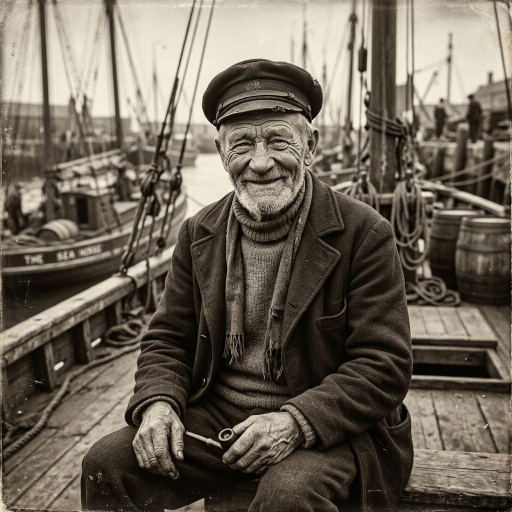
#> input picture samples/01_vintage_portrait.jpg, 1024 x 1024 px (shown at 1/2 size)
$ python -i enhancer.py   (imports and definitions only)
#> lines starting #> are read from the running program, lines starting #| are printed output that depends on the picture
#> further down, picture is the input picture: shape (1024, 1024, 3); mean B, G, R 87.6, 99.9, 108.5
"""Classical (non-learned) image restoration: inpaint, denoise, contrast, sharpen.

Each stage is independently toggleable and runs in a fixed order
(inpaint -> denoise -> contrast -> sharpen) regardless of which are enabled.
"""

import cv2

from .config import (
    CLAHE_CLIP_LIMIT,
    CLAHE_TILE_GRID_SIZE,
    DENOISE_H,
    DENOISE_H_COLOR,
    DENOISE_SEARCH_WINDOW,
    DENOISE_TEMPLATE_WINDOW,
    INPAINT_KERNEL_SIZE,
    INPAINT_RADIUS,
    INPAINT_THRESHOLD,
    SHARPEN_KERNEL,
)


# [17 lines that did not run here, left out]


# [14 lines that did not run here, left out]


def denoise_image(image):
    """Remove noise while preserving edges, via non-local means denoising."""
    return cv2.fastNlMeansDenoisingColored(
        image,
        None,
        DENOISE_H,
        DENOISE_H_COLOR,
        DENOISE_TEMPLATE_WINDOW,
        DENOISE_SEARCH_WINDOW
    )


def enhance_contrast(image):
    """Boost local contrast with CLAHE, applied to the L (lightness)
    channel in LAB space only, so color and saturation aren't affected."""
    lab = cv2.cvtColor(image, cv2.COLOR_BGR2LAB)
#> lab: shape (1024, 1024, 3); mean of channels 0, 1, 2 104.5, 129.4, 136.4
    l, a, b = cv2.split(lab)
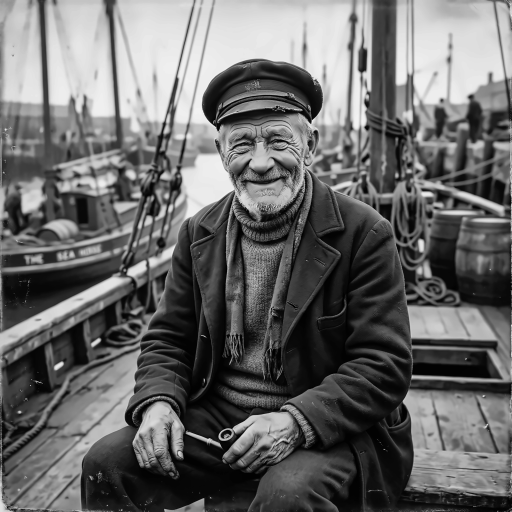
#> l: shape (1024, 1024) (shown at 1/2 size); min 0, max 250, mean 104.5
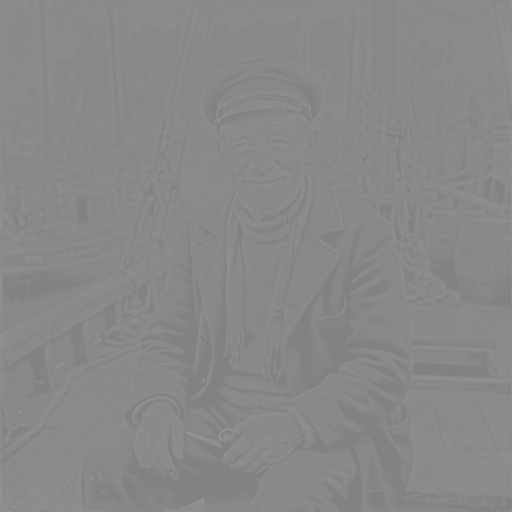
#> b: shape (1024, 1024) (shown at 1/2 size); min 128, max 153, mean 136.4

    clahe = cv2.createCLAHE(
        clipLimit=CLAHE_CLIP_LIMIT,
        tileGridSize=CLAHE_TILE_GRID_SIZE
    )
    l = clahe.apply(l)
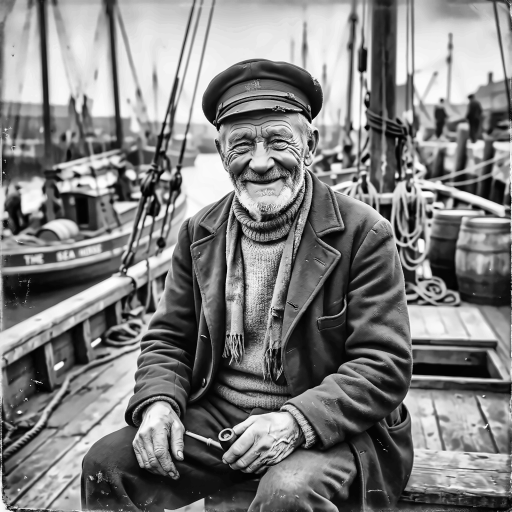
#> l: shape (1024, 1024) (shown at 1/2 size); min 0, max 254, mean 127.1

    lab = cv2.merge((l, a, b))
#> lab: shape (1024, 1024, 3); mean of channels 0, 1, 2 127.1, 129.4, 136.4
    return cv2.cvtColor(lab, cv2.COLOR_LAB2BGR)
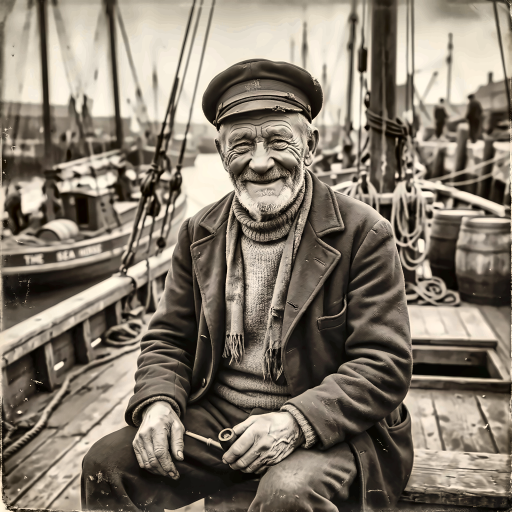
#> returned value: shape (1024, 1024, 3) (shown at 1/2 size); mean B, G, R 108.3, 121.5, 131.1


def sharpen_image(image):
    """Sharpen with a unity-gain Laplacian kernel (sums to 1.0, see
    config.py), so flat regions keep their original brightness."""
    return cv2.filter2D(
        image,
        -1,
#> (the run stopped early here; a loop or call above may not have finished)

$ run again, on samples/02_scratched_historical.jpg
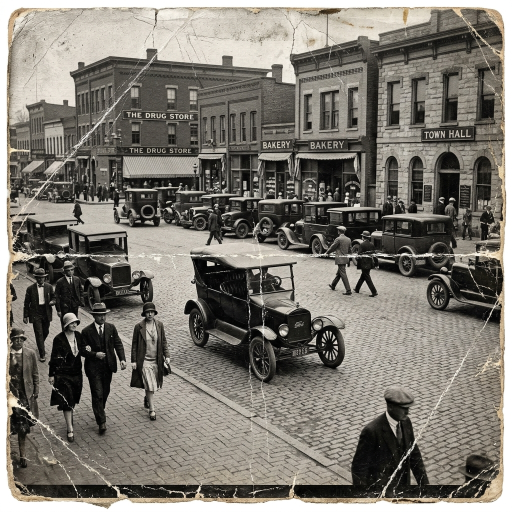
#> input picture samples/02_scratched_historical.jpg, 1024 x 1024 px (shown at 1/2 size)
#> picture is the input picture: shape (1024, 1024, 3); mean B, G, R 112.6, 120.6, 124.7
#> in enhance_contrast, `l = clahe.apply(l)`:
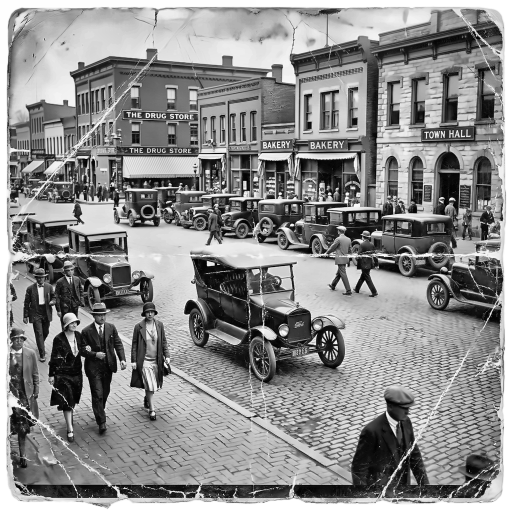
#> l: shape (1024, 1024) (shown at 1/2 size); min 0, max 255, mean 139.7
#> in enhance_contrast, `return cv2.cvtColor(lab, cv2.COLOR_LAB2BGR)`:
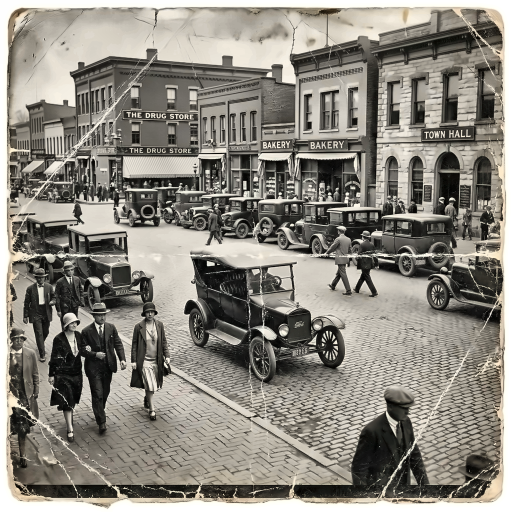
#> returned value: shape (1024, 1024, 3) (shown at 1/2 size); mean B, G, R 126.2, 134.8, 138.8

$ run again, on samples/03_nature_landscape.jpg
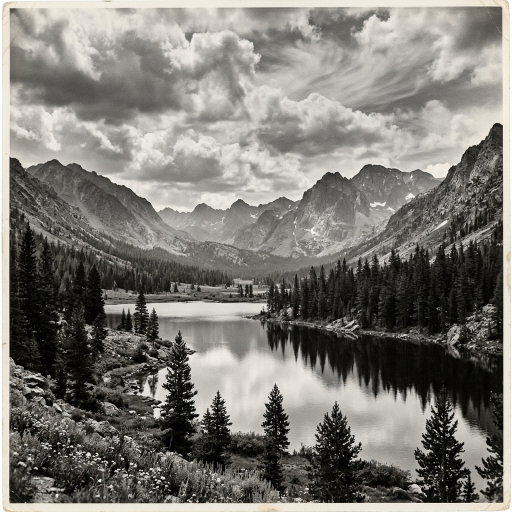
#> input picture samples/03_nature_landscape.jpg, 1024 x 1024 px (shown at 1/2 size)
#> picture is the input picture: shape (1024, 1024, 3); mean B, G, R 117, 122.7, 125.1
#> in enhance_contrast, `l = clahe.apply(l)`:
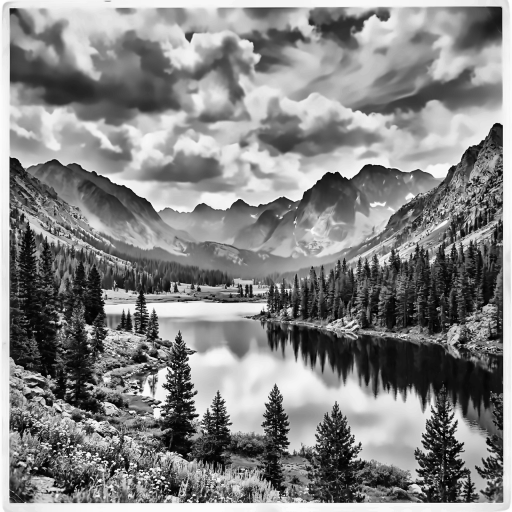
#> l: shape (1024, 1024) (shown at 1/2 size); min 0, max 255, mean 133.3
